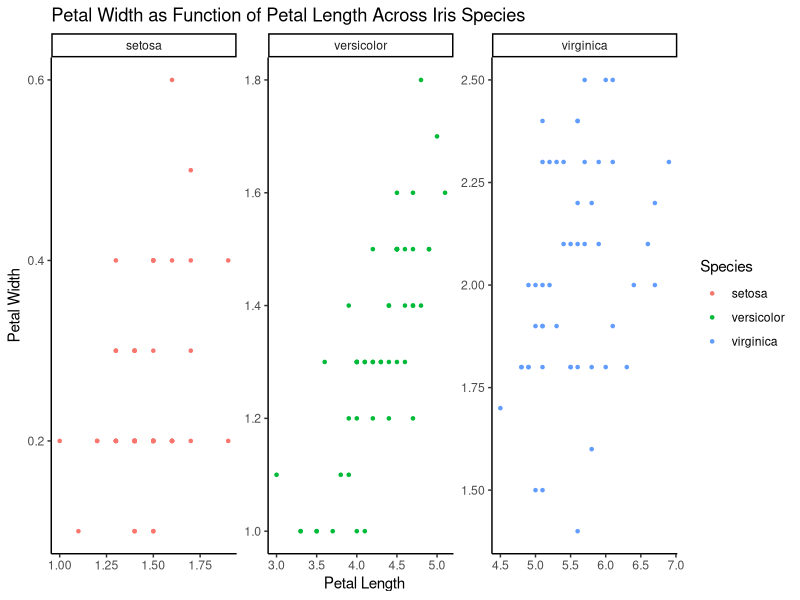

The R source for this figure:
## ---- chunk 1
knitr::opts_chunk$set(echo = TRUE)
library(tidyverse)
## ---- chunk 2
petal_length_width = ggplot(iris, aes(iris$Petal.Length, iris$Petal.Width)) +
  geom_point(aes(color = Species), pch = 20) +
  facet_wrap(~Species, scale = "free") + 
  labs(x = "Petal Length", y = "Petal Width", title = "Petal Width as Function of Petal Length Across Iris Species") +
  theme_classic()
petal_length_width
